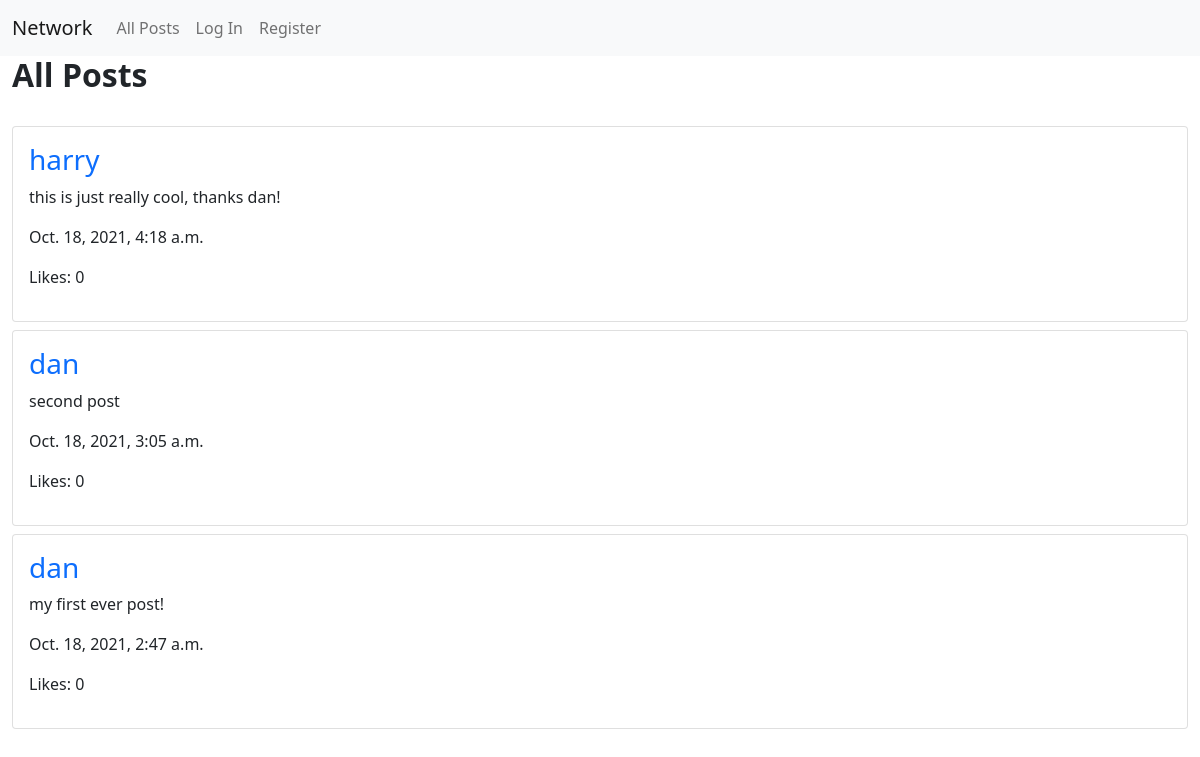
The page / on the database its author committed.
### network/models.py (models this page shows, shortened)
class Post(models.Model):
    user = models.ForeignKey("User", on_delete=models.CASCADE, related_name="post_user")
    body = models.TextField()
    timestamp = models.DateTimeField(auto_now_add=True)
    likes = models.IntegerField(default=0)

class User(AbstractUser):
    def get_followers(self):
        """return query of followers"""
        return [x.follower for x in Follow.objects.all() if x.following == self]

### network/views.py (the view)
# urls.py: path("", views.index, name="index"),
def index(request):
    posts = Post.objects.all().order_by("-timestamp")
    return render(request, "network/index.html", {
        "posts": posts
    })

### network/templates/network/index.html (shortened to what this page needs)
{% extends "network/layout.html" %}
{% block body %}
    <h2 class="fw-bold">All Posts</h2>
    <br>
    {% for post in posts %}
        {% include "network/post_layout.html" %}
    {% endfor %}
{% endblock %}

### network/templates/network/post_layout.html (shortened to what this page needs)
{% load static %}
<div class="card mb-2">
    <div class="card-body px-3">
        <h3>
            <a class="text-decoration-none" href="{% url 'profile' post.user.id %}">
                {{ post.user.username }}
            </a>
        </h3>
        <p>{{ post.body }}</p>
        <p>{{ post.timestamp }}</p>
        {% if user.is_authenticated %}
            <p>
                <a href="{% url 'index' %}">
                    🖤❤️
                </a>
                :{{ post.likes }}
            </p>
        {% else %}
            <p>
                Likes:
                {{ post.likes }}
            </p>
        {% endif %}
    </div>
</div>

### rows shown on the page
Post: user.username "harry", body "this is just really cool, thanks dan!", timestamp "Oct. 18, 2021, 4:18 a.m.", likes "0"
Post: user.username "dan", body "second post", timestamp "Oct. 18, 2021, 3:05 a.m.", likes "0"
Post: user.username "dan", body "my first ever post!", timestamp "Oct. 18, 2021, 2:47 a.m.", likes "0"
